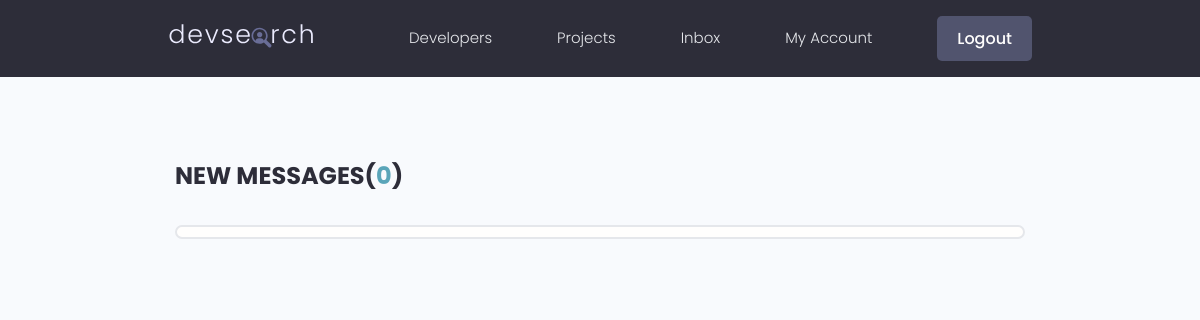
The app's page /inbox/ (signed in), older data.
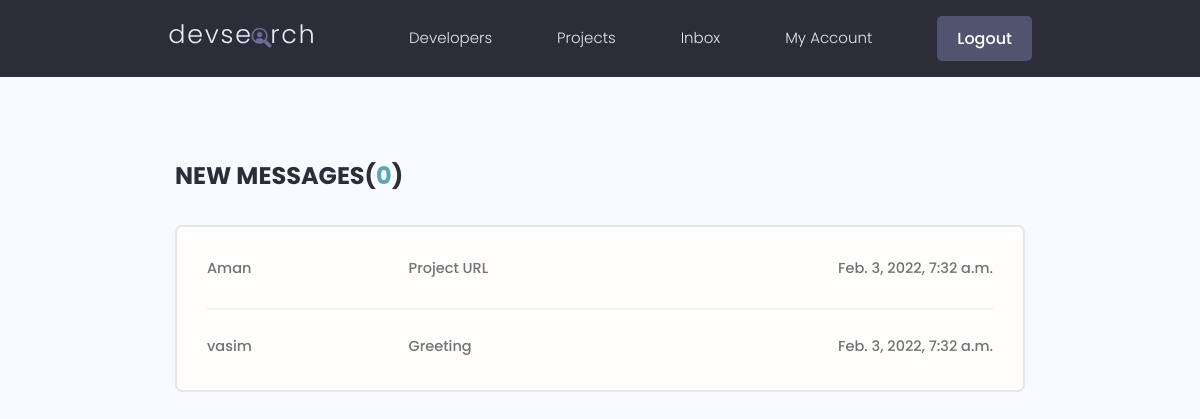
The same page, newer data.
### project/models.py (models this page shows, shortened)
class Message(models.Model):
    sender = models.ForeignKey(
        Profile, on_delete=models.SET_NULL, null=True, blank=True)
    recipient = models.ForeignKey(
        Profile, on_delete=models.SET_NULL, null=True, blank=True, related_name="messages")
    name = models.CharField(max_length=200, null=True, blank=True)
    email = models.EmailField(max_length=200, null=True, blank=True)
    subject = models.CharField(max_length=200, null=True, blank=True)
    body = models.TextField()
    is_read = models.BooleanField(default=False, null=True)
    created = models.DateTimeField(auto_now_add=True)
    id = models.UUIDField(default=uuid.uuid4, unique=True,
                          primary_key=True, editable=False)
    class Meta:
        ordering = ['is_read', '-created']

### pages/models.py (models this page shows)
class Profile(models.Model):
    user = models.OneToOneField(User, on_delete=models.CASCADE , null=True , blank=True)
    name = models.CharField(max_length=200 , blank=True , null=True)
    email = models.EmailField(max_length=500 , blank=True , null=True)
    username = models.CharField(max_length=200 , blank=True , null=True)
    location = models.CharField(max_length=200 , blank=True , null=True)
    short_intro = models.CharField(max_length=300 , blank=True , null=True)
    bio = models.TextField(blank=True , null=True)
    profile_image = models.ImageField(upload_to="user_images" , null=True, blank=True , default="profile_pic.jpeg")
    social_github = models.CharField(max_length=200 , blank=True , null=True)
    social_twitter = models.CharField(max_length=200 , blank=True , null=True)
    social_linkedin = models.CharField(max_length=200 , blank=True , null=True)
    social_youtube = models.CharField(max_length=200 , blank=True , null=True)
    social_website = models.CharField(max_length=200 , blank=True , null=True)
    created = models.DateTimeField(auto_now_add=True)
    id = models.UUIDField(default=uuid.uuid4 , unique=True , primary_key=True , editable=False)
    def __str__(self):
        return str(self.username)

### pages/views.py (the view)
# urls.py: path('inbox/',views.inbox,name="inbox"),
@login_required(login_url='login')
def inbox(request):
    profile = request.user.profile
    messageRequests = profile.messages.all()
    unreadCount = messageRequests.filter(is_read=False).count()
    context = {'messageRequests': messageRequests, 'unreadCount': unreadCount}
    return render(request , "pages/inbox.html" , context)

### pages/templates/pages/inbox.html (shortened to what this page needs)
{% extends 'pages/base.html' %}
{% block content %}
<main class="inbox my-xl">
  <div class="content-box">
    <h3 class="inbox__title">New Messages(<span>{{unreadCount}}</span>)</h3>
    <ul class="messages">
      {% for message in messageRequests %}
      {% if message.is_read == False  %}
      <li class="message message--unread">
        {% else %}
        <li class="message">
      {% endif %}
        <a href="{% url 'read-message' message.id %}">
          <span class="message__author">{{message.sender}}</span>
          <span class="message__subject"
            >{{message.subject}}</span
          >
          <span class="message__date">{{message.created}}</span>
        </a>
      </li>
      {% endfor %}
    </ul>
  </div>
</main>
{% endblock content %}

Row changes from the older to the newer data that the page shows:
added Message: sender "Aman", subject "Project URL", created "Feb. 3, 2022, 7:32 a.m."
added Message: sender "vasim", subject "Greeting", created "Feb. 3, 2022, 7:32 a.m."
